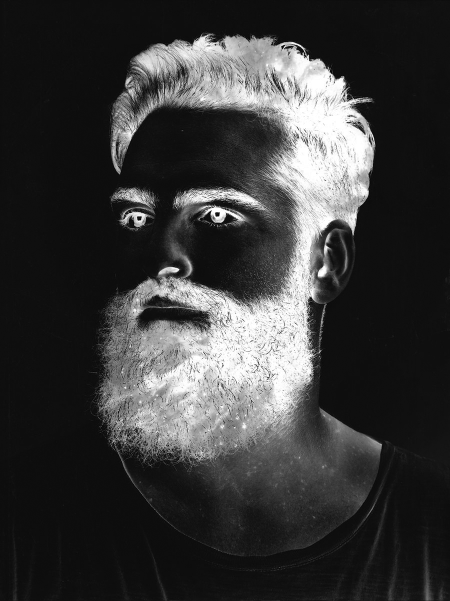
#> input picture tamrin2/2.jpg, 900 x 1202 px (shown at 1/2 size)
$ python image2.py
#> lines starting #> are read from the running program, lines starting #| are printed output that depends on the picture
import cv2

image = cv2.imread("2.jpg")
#> image is the input picture: shape (1202, 900, 3); min 0, max 255, mean 57.7

img = cv2.resize(image, (600, 500))
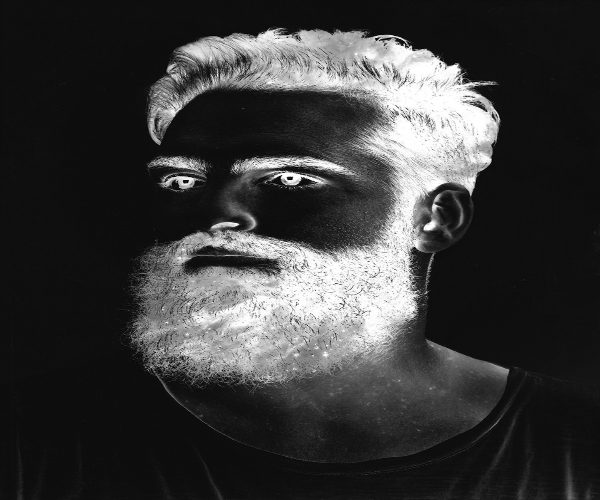
#> img: shape (500, 600, 3); min 1, max 255, mean 57.6
rows = img.shape[0]
#> rows = 500
cols = img.shape[1]
#> cols = 600
for i in range(rows):
    for j in range(cols):
        img[i, j] = 255 - img[i, j]
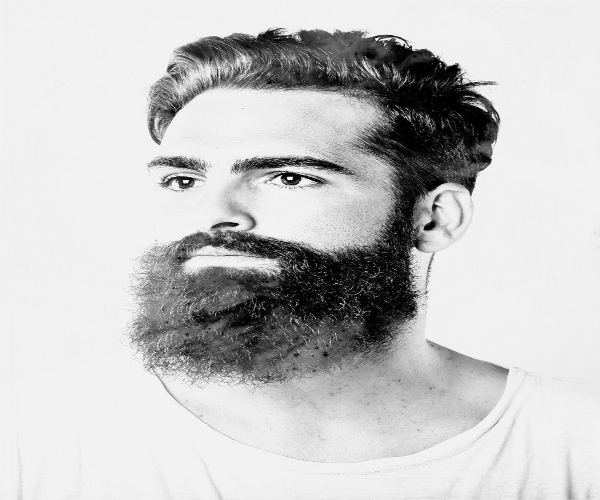
#> img: shape (500, 600, 3); min 0, max 254, mean 197.4

cv2.imshow("show output", img)
cv2.waitKey()

$ run again, with tamrin2/1.jpg copied over tamrin2/2.jpg
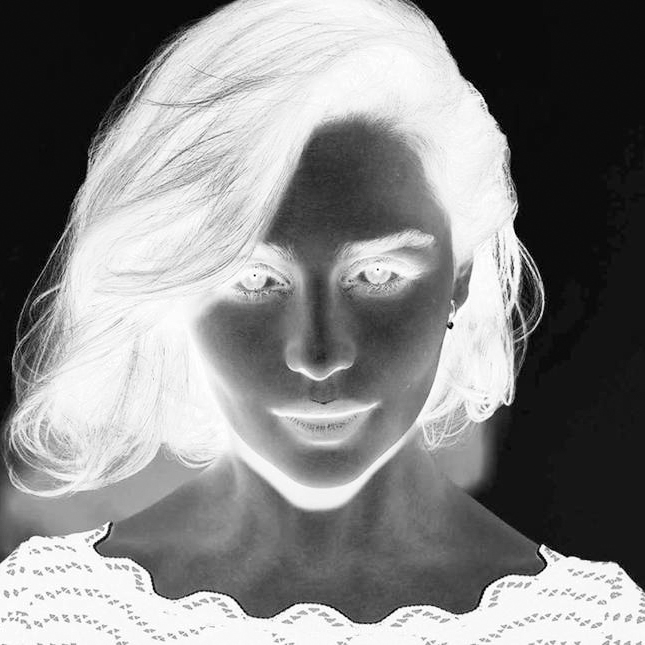
#> input picture tamrin2/1.jpg, 645 x 645 px
#> image is the input picture: shape (645, 645, 3); min 0, max 255, mean 133.8
#> `img = cv2.resize(image, (600, 500))`:
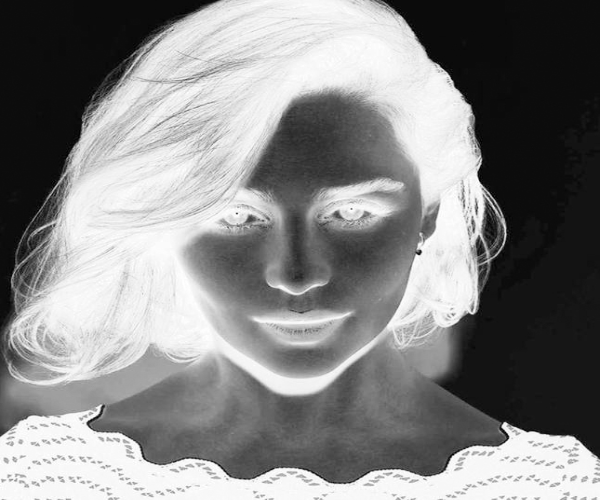
#> img: shape (500, 600, 3); min 0, max 255, mean 133.7
#> after the loop `for i in range(rows):`:
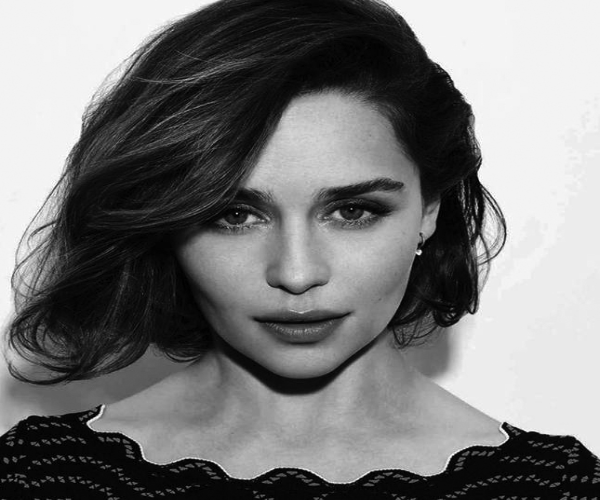
#> img: shape (500, 600, 3); min 0, max 255, mean 121.3
